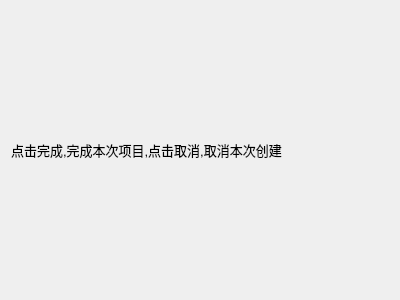
<?xml version="1.0" encoding="UTF-8"?>
<ui version="4.0">
 <class>ConfirmPage</class>
 <widget class="QWizardPage" name="ConfirmPage">
  <property name="geometry">
   <rect>
    <x>0</x>
    <y>0</y>
    <width>400</width>
    <height>300</height>
   </rect>
  </property>
  <property name="windowTitle">
   <string>WizardPage</string>
  </property>
  <layout class="QGridLayout" name="gridLayout">
   <item row="0" column="0">
    <layout class="QVBoxLayout" name="verticalLayout">
     <item>
      <widget class="QLabel" name="label">
       <property name="font">
        <font>
         <pointsize>10</pointsize>
        </font>
       </property>
       <property name="text">
        <string>点击完成,完成本次项目,点击取消,取消本次创建</string>
       </property>
      </widget>
     </item>
    </layout>
   </item>
  </layout>
 </widget>
 <resources/>
 <connections/>
</ui>
